Frame 1 (no input): blank canvas, image omitted
Frame 60 (the mouse pressed at the canvas centre just before this capture): blank canvas, image omitted
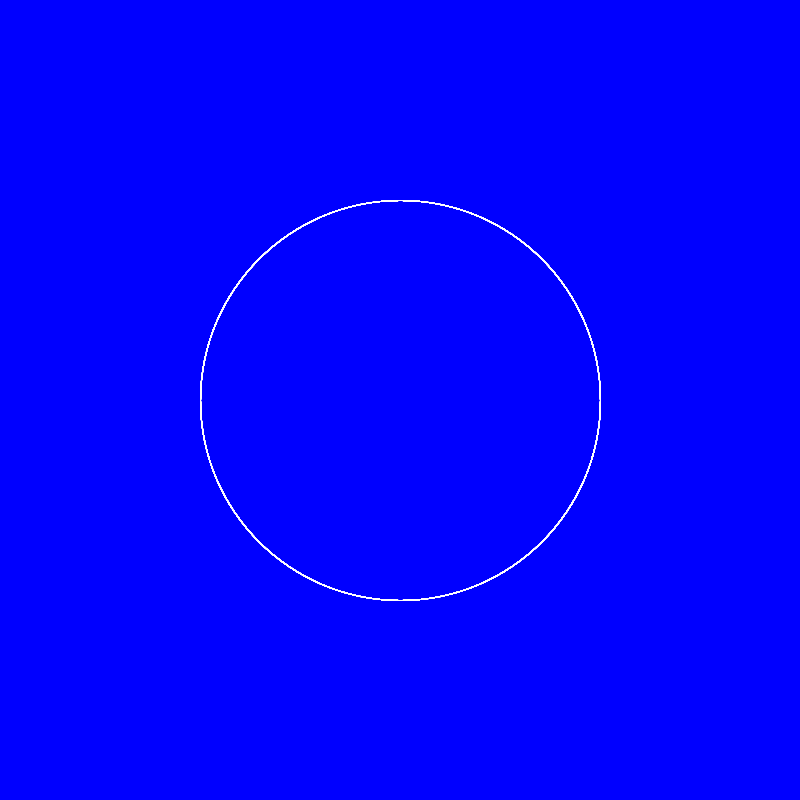
Frame 120 (the mouse held since frame 60 and released just before this capture)

The Processing sketch whose frames 1 and 60 were blank and that drew this single picture after the mouse press (run headless with seeded random() and noise(); from frame 60 on, the mouse is pressed at the canvas centre):

// Processing sketch: LSIp2_04_Ellipse
// ── LSIp2_04_Ellipse.pde
void setup() {
  size(800, 800);
  background(0, 0, 255);
  smooth();
}

void draw() {
  noFill();
  stroke(255);
  ellipse(width/2,height/2,mouseX,mouseY);
}
